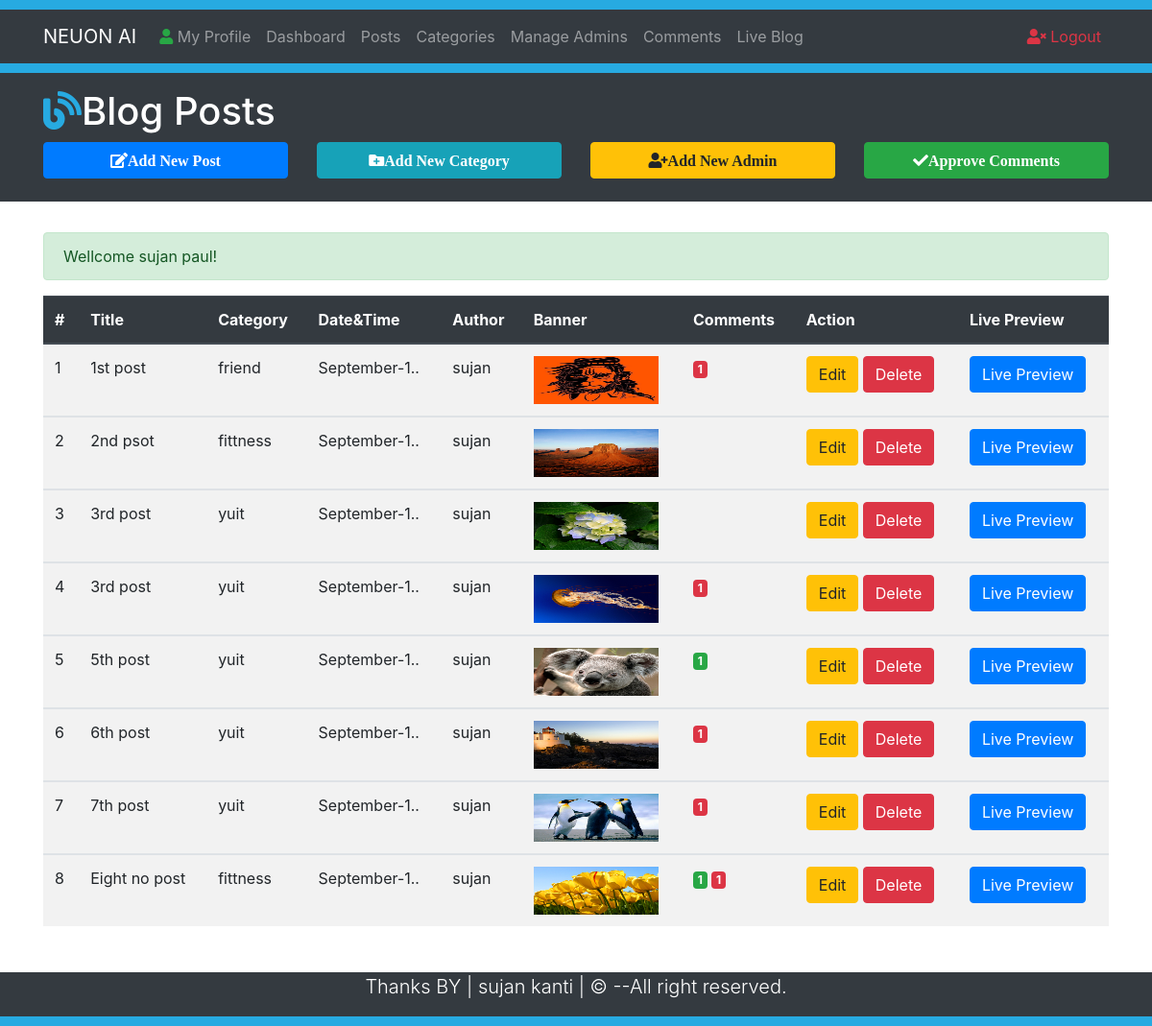
The app's page /Posts.php (signed in) with its own data.
### tables this page shows
CREATE TABLE `posts` (
  `id` int(10) NOT NULL,
  `datetime` varchar(50) NOT NULL,
  `title` varchar(300) NOT NULL,
  `category` varchar(50) NOT NULL,
  `author` varchar(50) NOT NULL,
  `image` varchar(50) NOT NULL,
  `post` varchar(1000) NOT NULL
);

### includes/Functions.php (called while the page is built, shortened)
 <?php require_once("includes/DB.php");?>
<?php
function ApproveCommentsAccordingToPost($PostId){
		global $ConnectingDB;
		$sqlApprove = "SELECT COUNT(*) FROM comments WHERE post_id='$PostId' AND status='ON'";
		$stmtApprove =$ConnectingDB->query($sqlApprove);
		$RowTotal = $stmtApprove->fetch();
		$Total = array_shift($RowTotal);
		return $Total;
}
function DisApproveCommentsAccordingToPost($PostId){
	global $ConnectingDB;
	$sqlDisApprove = "SELECT COUNT(*) FROM comments WHERE post_id='$PostId' AND status='OFF'";
	$stmtDisApprove =$ConnectingDB->query($sqlDisApprove);
	$RowTotal = $stmtDisApprove->fetch();
	$Total = array_shift($RowTotal);
	return $Total;
}
?>

### Posts.php (the view, shortened to what this page needs)
 <?php require_once("includes/DB.php");?>
 <?php require_once("includes/Functions.php");?>
 <?php require_once("includes/Sessions.php")?>
<!DOCTYPE html>
<html lang="en">
<head>
	<link rel="stylesheet" href="https://cdnjs.cloudflare.com/ajax/libs/font-awesome/5.14.0/css/all.min.css" />
	<link rel="stylesheet" href="https://stackpath.bootstrapcdn.com/bootstrap/4.2.1/css/bootstrap.min.css">
	<link rel="stylesheet" href="CSS/style.css">
</head>
<body>
<div style="height: 10px; background:#27aae1;"></div>
<div class="navbar navbar-expand-lg navbar-dark bg-dark">
	<div class="container" >
		<a href="#" class="navbar-brand">NEUON AI</a>
		<div class="collapse navbar-collapse" id="navbarCollapseCMS">
		<ul class="navbar-nav mr-auto">
			<li class="nav-item">
				<a href="MyProfile.php" class="nav-link"><i class="fas fa-user text-success"></i> My Profile</a>
			</li>
			<li class="nav-item">
				<a href="Dashboard.php" class="nav-link">Dashboard</a>
			</li>
			<li class="nav-item">
				<a href="Posts.php" class="nav-link">Posts</a>
			</li>
			<li class="nav-item">
				<a href="Categories.php" class="nav-link">Categories</a>
			</li>
			<li class="nav-item">
				<a href="Admins.php" class="nav-link">Manage Admins</a>
			</li>
			<li class="nav-item">
				<a href="Comments.php" class="nav-link">Comments</a>
			</li>
			<li class="nav-item">
				<a href="Blog.php?page=1" class="nav-link">Live Blog</a>
			</li>
		</ul>
		<ul class="navbar-nav ml-auto">
			<li class="nav-item"><a href="Logout.php" class="nav-link text-danger"><i class="fas fa-user-times"></i> Logout</a></li>
		</ul>
		</div>
	</div>
</div>
<div style="height: 10px; background:#27aae1;"></div>
<header class="bg-dark text-white py-3">
	<div class="container">
		<div class="row">
			<div class="col-md-12">
			<h1><i class="fas fa-blog" style="color: #27aae1"></i>Blog Posts</h1>
				</div>
				<div class="col-lg-3 mb-2">
					<a href="AddNewPost.php" class="btn btn-primary btn-block">
						<i class="fas fa-edit">Add New Post</i>
					</a>
				</div>
				<div class="col-lg-3 mb-2">
					<a href="Categories.php" class="btn btn-info btn-block">
						<i class="fas fa-folder-plus">Add New Category</i>
					</a>
				</div>
				<div class="col-lg-3 mb-2">
					<a href="Admins.php" class="btn btn-warning btn-block">
						<i class="fas fa-user-plus">Add New Admin</i>
					</a>
				</div>
				<div class="col-lg-3 mb-2">
					<a href="Comments.php" class="btn btn-success btn-block">
						<i class="fas fa-check">Approve Comments</i>
					</a>
				</div>
			</div>
		</div>
</header>
<br>
<section class="container py-2 mb-4">
	<div class="row">
		<div class="col-lg-12">
			<?php
					echo SuccessMessage();
				?>
			<table class="table table-striped table-hover">
				<thead class="thead-dark">
				<tr class="">
					<th>#</th>
					<th>Title</th>
					<th>Category</th>
					<th>Date&Time</th>
					<th>Author</th>
					<th>Banner</th>
					<th>Comments</th>
					<th>Action</th>
					<th>Live Preview</th>
				</tr>
				</thead>
				<?php
				global $ConnectingDB;
				$sql = "SELECT * FROM posts";
				$stmt = $ConnectingDB->query($sql);
				$Sr = 0;
				while ($DataRows = $stmt->fetch()){
					$Id 		=  $DataRows['id'];
					$DateTime 	=  $DataRows['datetime'];
					$PostTitle 	=  $DataRows['title'];
					$Category 	=  $DataRows['category'];
					$Admin 		=  $DataRows['author'];
					$Image		=  $DataRows['image'];
					$Sr++;
				?>
				<tbody>
				<tr>
					<td><?php echo $Sr;?></td>
					<td><?php if (strlen($PostTitle)>20){$PostTitle= substr($PostTitle,0,15).'..';}
						 echo $PostTitle;?></td>
					<td><?php if (strlen($Category)>8){$Category= substr($Category,0,8);} echo $Category;?></td>
					<td><?php if (strlen($DateTime)>11){$DateTime= substr($DateTime,0,11).'..';} echo $DateTime;?></td>
					<td><?php if (strlen($Admin)>6){$Admin= substr($Admin,0,6).'..';} echo $Admin;?></td>
					<td><img src="uploads/<?php echo $Image;?>" width="130px;"height="50px"></td>
					<td>
			 				<?php
			 				$Total= ApproveCommentsAccordingToPost($Id);
			 				if ($Total>0) {
			 					?>
			 					<span class="badge badge-success">
			 						<?php
			 					echo $Total; ?>
			 				</span>
			 				<?php } ?>
			 			<?php
			 				$Total= DisApproveCommentsAccordingToPost($Id);
			 				if ($Total>0) {
			 					?>
			 					<span class="badge badge-danger">
			 						<?php
			 					echo $Total; ?>
			 				</span>
			 				<?php } ?>
			 	   </td>
					<td><a href="EditPost.php?id=<?php echo $Id;?>"><span class="btn btn-warning">Edit</span></a>
						<a href="DeletePost.php?id=<?php echo $Id;?>"><span class="btn btn-danger">Delete</span></a>
					</td>
					<td><a href="FullPost.php?id=<?php echo $Id;?>" target="_blank"><span class="btn btn-primary">Live Preview</span></a></td>
				</tr>
			</tbody>
			<?php } ?>
			</table>
		</div>
	</div>
</section>
<footer class="bg-dark text-white">
	<div class="container">
		<div class="row">
		  		<div class="col">
				<p class="lead text-center">Thanks BY | sujan kanti | <span id="year"></span>&copy; --All right reserved.</p>
			</div>
		</div>
	</div>
</footer>
<div style="height: 10px; background:#27aae1;"></div>
</body>
</html>

### includes/Sessions.php (shortened to what this page needs)
 <?php
function SuccessMessage(){
	if(isset($_SESSION["SuccessMessage"])){
		$Output = "<div class=\"alert alert-success\">" ;
		$Output .= htmlentities($_SESSION["SuccessMessage"]);
		$Output .= "</div>";
		return $Output;
	}
}
?>

### records on screen
posts: title "1st post", category "friend", datetime "September-1..", author "sujan", image (picture), Total "1"
posts: title "2nd psot", category "fittness", datetime "September-1..", author "sujan", image (picture)
posts: title "3rd post", category "yuit", datetime "September-1..", author "sujan", image (picture)
posts: title "3rd post", category "yuit", datetime "September-1..", author "sujan", image (picture), Total "1"
posts: title "5th post", category "yuit", datetime "September-1..", author "sujan", image (picture), Total "1"
posts: title "6th post", category "yuit", datetime "September-1..", author "sujan", image (picture), Total "1"
posts: title "7th post", category "yuit", datetime "September-1..", author "sujan", image (picture), Total "1"
posts: title "Eight no post", category "fittness", datetime "September-1..", author "sujan", image (picture), Total "1"

### other values on screen
SuccessMessage() "Wellcome sujan paul!"
